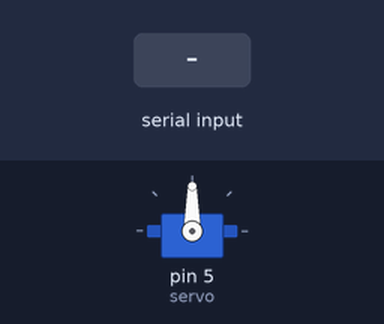
Recording of a sketch running on a simulated Arduino Uno, built with avr-gcc and run on an emulated ATmega328P. On the bench: servo. The test bench sets the inputs (shaded band).

Above: at 1.2 s.
1.3 s: "30,150\n" received over Serial
At 2.1 s:
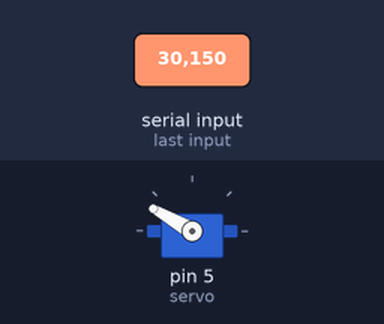
At 3.5 s:
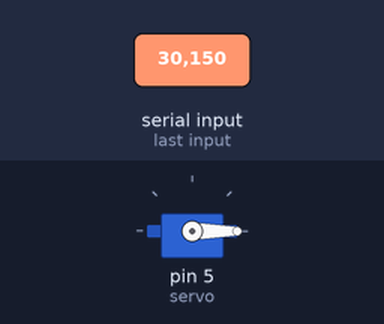
3.8 s: "90,45\n" received over Serial
At 4.1 s:
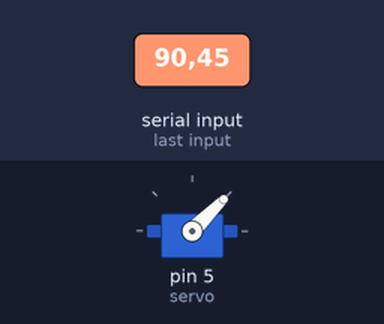
Timing chart, 0 to 6.8 s (numbered marks = the images above; inputs shaded):
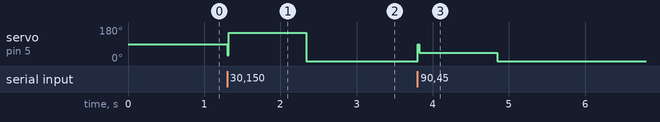

The sketch:

Hand_Gesture_Servo_Ctrl.ino
```cpp
#include <Servo.h>

Servo servo;

void setup() {
  servo.attach(5);  // Set the servo pin
  Serial.begin(9600);
}

void loop() {
  if (Serial.available()) {
    int angle = Serial.parseInt();
    if (angle >= 0 && angle <= 180) {
      servo.write(angle);
    }
  }
  delay(20);
}
```

Measured:
- after the input at 1.3 s, servo on pin 5 (servo): 90° → 150° at once, → 0° 1.0 s later
- after the input at 3.8 s, servo on pin 5 (servo): 0° → 45° at once, → 0° 1.0 s later
